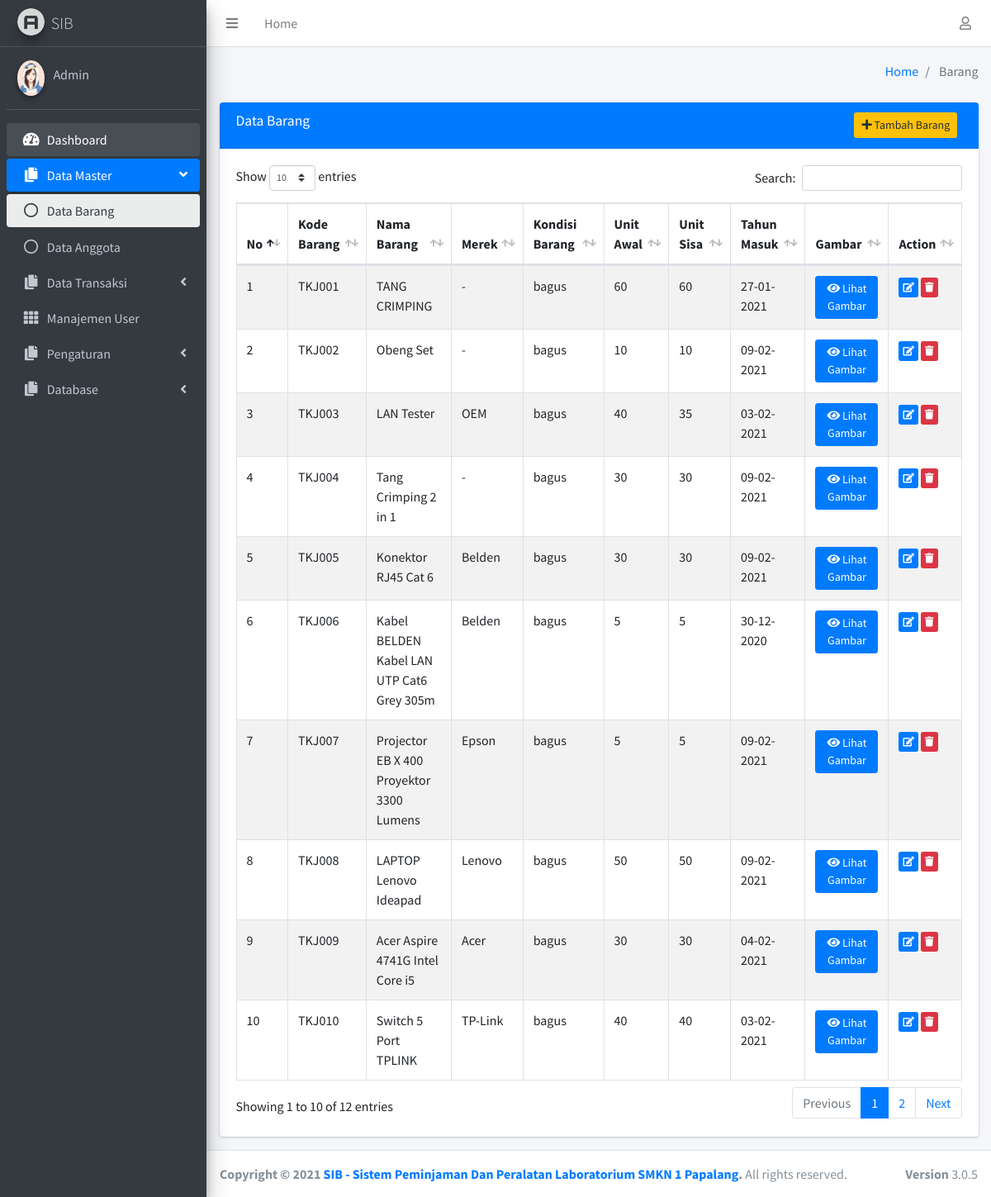
The page /admin/barang.php (signed in) on the database its author committed.
### tables this page shows
CREATE TABLE `barang` (
  `id_barang` int(11) NOT NULL,
  `kodebarang` varchar(100) NOT NULL,
  `namabarang` varchar(100) NOT NULL,
  `kondisibarang` varchar(300) NOT NULL,
  `merek` varchar(100) NOT NULL,
  `stok` varchar(100) NOT NULL,
  `stoksisa` varchar(200) NOT NULL,
  `tahun` varchar(100) NOT NULL,
  `gambar` varchar(200) NOT NULL,
  `jurusan` varchar(100) NOT NULL
);

### admin/barang.php (the view, shortened to what this page needs)
<?php
$halaman = 'barang';
include "global_header.php";
$level = $_SESSION['level'];
?>
<div class="content">
    <div class="container-fluid">
        <div class="row">
            <div class="col-lg-12">
                <div class="card card-primary">
                    <div class="card-header">
                        <h3 class="card-title">Data Barang</h3>
                        <a style="text-align: right;" class="btn bg-yellow btn-sm offset-md-9" href="tambahbarang"> <i
                                class="fa fa-plus"></i> Tambah Barang</a>
                    </div>
                    <div class="card-body">
                        <table id="example1" class="table table-bordered table-striped">
                            <thead>
                                <tr>
                                    <th>No</th>
                                    <th>Kode Barang</th>
                                    <th>Nama Barang</th>
                                    <th>Merek</th>
                                    <th>Kondisi Barang</th>
                                    <th>Unit Awal</th>
                                    <th>Unit Sisa</th>
                                    <th>Tahun Masuk</th>
                                    <th>Gambar</th>
                                    <th>Action</th>
                                </tr>
                            </thead>
                            <tbody>
                                <?php
                                if($level === 'Administrator'){
                                    $query = $koneksi->query("SELECT * FROM barang");
                                }else if($level === 'TKJ'){
                                    $query = $koneksi->query("SELECT * FROM barang WHERE jurusan = 'TKJ'");
                                }else if($level === 'TAV'){
                                    $query = $koneksi->query("SELECT * FROM barang WHERE jurusan = 'TAV'");
                                }else if($level === 'TPHP'){
                                    $query = $koneksi->query("SELECT * FROM barang WHERE jurusan = 'TPHP'");
                                }else if($level === 'TBSM'){
                                    $query = $koneksi->query("SELECT * FROM barang WHERE jurusan = 'TBSM'");
                                }else if($level === 'TKR'){
                                    $query = $koneksi->query("SELECT * FROM barang WHERE jurusan = 'TKR'");
                                }else if($level === 'TLAS'){
                                    $query = $koneksi->query("SELECT * FROM barang WHERE jurusan = 'TLAS'");
                                }else if($level === 'DPIB'){
                                    $query = $koneksi->query("SELECT * FROM barang WHERE jurusan = 'DPIB'");
                                }
                        $nomor_urut = 1;
                        foreach ($query as $data) : ?>
                                <tr>
                                    <td><?= $nomor_urut; ?></td>
                                    <td><?= $data['kodebarang']; ?></td>
                                    <td><?= $data['namabarang']; ?></td>
                                    <td><?= $data['merek']; ?></td>
                                    <td><?= $data['kondisibarang']; ?></td>
                                    <td><?= $data['stok']; ?></td>
                                    <td><?= $data['stoksisa']; ?></td>
                                    <td><?= $data['tahun']; ?></td>
                                    <td>
                                        <?php echo "<a  class='btn btn-primary btn-sm' href='#largeModal' class='btn btn-default btn-small' id='custId' data-toggle='modal' data-id=" . $data['id_barang'] . "><i class='fa fa-eye'></i> Lihat Gambar</a>"; ?>
                                    </td>
                                    <td>
                                        <a href="editbarang?id=<?= $data['id_barang'];?>"
                                            class="btn btn-primary btn-xs"><i class="fa fa-edit"></i></a>
                                        <a href="hapusbarang?id=<?= $data['id_barang']; ?>"
                                            class="btn btn-danger btn-xs tombol-hapus" data-toggle="tooltip" data-placement="top"
                                            title="" data-original-title="Hapus"><i class="fa fa-trash"></i></a>
                                    </td>
                                </tr>
                                <?php
                                                    $nomor_urut++;
                                                endforeach; ?>
                            </tbody>
                        </table>
                    </div>
                </div>
            </div>
        </div>
    </div>
</div>
</div>
<?php include "global_footer.php"; ?>

### admin/global_header.php (shortened to what this page needs)
<?php
$level = $_SESSION['level'];
?>
<!DOCTYPE html>
<html lang="en">
<head>
  <link rel="stylesheet" href="../assets/plugins/fontawesome-free/css/all.min.css">
  <link rel="stylesheet" href="http://code.ionicframework.com/ionicons/2.0.1/css/ionicons.min.css">
  <link rel="stylesheet" href="../assets/plugins/datatables-bs4/css/dataTables.bootstrap4.min.css">
  <link rel="stylesheet" href="../assets/plugins/datatables-responsive/css/responsive.bootstrap4.min.css">
  <link rel="stylesheet" href="../assets/dist/css/adminlte.min.css">
  <link rel="stylesheet" href="../assets/plugins/daterangepicker/daterangepicker.css">
  <link rel="stylesheet" href="../assets/plugins/select2/css/select2.min.css">
   <link rel="stylesheet" href="../assets/plugins/tempusdominus-bootstrap-4/css/tempusdominus-bootstrap-4.min.css">
</head>
<body class="hold-transition sidebar-mini">
  <div class="wrapper">
    <nav class="main-header navbar navbar-expand navbar-white navbar-light">
      <ul class="navbar-nav">
        <li class="nav-item">
          <a class="nav-link" data-widget="pushmenu" href="#" role="button"><i class="fas fa-bars"></i></a>
        </li>
        <li class="nav-item d-none d-sm-inline-block">
          <a href="index" class="nav-link">Home</a>
        </li>
      </ul>
      <ul class="navbar-nav ml-auto">
        <li class="nav-item dropdown">
          <a class="nav-link" data-toggle="dropdown" href="#">
            <i class="far fa-user"></i>
          </a>
        </li>
      </ul>
    </nav>
    <aside class="main-sidebar sidebar-dark-primary elevation-4">
      <a href="index" class="brand-link">
        <img src="../assets/dist/img/AdminLTELogo.png" alt="AdminLTE Logo" class="brand-image img-circle elevation-3"
          style="opacity: .8">
        <span class="brand-text font-weight-light">SIB</span>
      </a>
      <div class="sidebar">
        <div class="user-panel mt-3 pb-3 mb-3 d-flex">
          <div class="image">
            <img src="./img/user/<?= ucfirst($_SESSION['gambar']); ?>" class="img-circle elevation-2" alt="User Image">
          </div>
          <div class="info">
            <a href="index" class="d-block"><?= ucfirst($_SESSION['nama_lengkap']); ?></a>
          </div>
        </div>
        <?php include 'global_navigasi.php';?>

### admin/global_navigasi.php (shortened to what this page needs)
<nav class="mt-2">
    <ul class="nav nav-pills nav-sidebar flex-column" data-widget="treeview" role="menu" data-accordion="false">
        <li class="nav-item has-treeview menu-open">
            <a href="index" class="nav-link <?php if($halaman == 'dashboard') echo"active" ?>">
                <i class="nav-icon fas fa-tachometer-alt"></i>
                <p>
                    Dashboard
                </p>
            </a>
        </li>
        <li
            class="nav-item has-treeview <?php if($halaman == 'barang' or $halaman == 'Tambah Barang' or $halaman == 'uploadfoto' or $halaman == 'profil' or $halaman == 'anggota' or $halaman == 'Tambah Anggota') echo 'menu-open'?>">
            <a href="#"
                class="nav-link <?php if($halaman == 'barang' or $halaman == 'Tambah Barang' or $halaman == 'uploadfoto' or $halaman == 'profil' or $halaman == 'anggota' or $halaman == 'Tambah Anggota') echo "active" ?>">
                <i class="nav-icon fas fa-copy"></i>
                <p>
                    Data Master
                    <i class="fas fa-angle-left right"></i>
                </p>
            </a>
            <ul class="nav nav-treeview">
                <li class="nav-item">
                    <a href="barang" class="nav-link <?php if($halaman == 'barang' or $halaman == 'Tambah Barang') echo "active" ?>">
                        <i class="far fa-circle nav-icon"></i>
                        <p>Data Barang</p>
                    </a>
                    <a href="anggota" class="nav-link <?php if($halaman == 'anggota' or $halaman == 'Tambah Anggota') echo "active" ?>">
                        <i class="far fa-circle nav-icon"></i>
                        <p>Data Anggota</p>
                    </a>
                </li>
            </ul>
        </li>
        <li
            class="nav-item has-treeview <?php if($halaman == 'Transaksi' or $halaman == 'Transaksi Barang Masuk' or $halaman == 'Transaksi Barang Keluar' or $halaman == 'Tambah Barang Keluar') echo 'menu-open'?>">
            <a href="#"
                class="nav-link <?php if($halaman == 'Transaksi' or $halaman == 'Transaksi Barang Masuk' or $halaman == 'Transaksi Barang Keluar' or $halaman == 'Tambah Barang Keluar') echo "active" ?>">
                <i class="nav-icon fas fa-copy"></i>
                <p>
                    Data Transaksi
                    <i class="fas fa-angle-left right"></i>
                </p>
            </a>
        </li>
        <?php
        if ($level === 'Administrator'){ ?>
            <li class="nav-item">
            <a href="users" class="nav-link <?php if($halaman == 'Manajemen Users') echo"active" ?>">
                <i class="nav-icon fas fa-th"></i>
                <p>
                    Manajemen User
                </p>
            </a>
        </li>
        <?php } else {
        }
        ?>
        <li
            class="nav-item has-treeview <?php if($halaman == 'setting' or $halaman == 'uploadfoto' or $halaman == 'profil') echo 'menu-open'?>">
            <a href="#"
                class="nav-link <?php if($halaman == 'setting' or $halaman == 'uploadfoto' or $halaman == 'profil') echo "active" ?>">
                <i class="nav-icon fas fa-copy"></i>
                <p>
                    Pengaturan
                    <i class="fas fa-angle-left right"></i>
                </p>
            </a>
        </li>
        <?php
        if ($level === 'Administrator'){ ?>
        <li
            class="nav-item has-treeview <?php if($halaman == 'database' or $halaman == 'Import' or $halaman == 'Export' or $halaman == 'Hapus Tabel/Datbase') echo 'menu-open'?>">
            <a href="#"
                class="nav-link <?php if($halaman == 'database' or $halaman == 'Import' or $halaman == 'Export' or $halaman == 'Hapus Tabel/Datbase') echo "active" ?>">
                <i class="nav-icon fas fa-copy"></i>
                <p>
                    Database
                    <i class="fas fa-angle-left right"></i>
                </p>
            </a>
        </li>
        <?php } ?>
    </ul>
</nav>
</div>
</aside>
<div class="content-wrapper">
    <div class="content-header">
        <div class="container-fluid">
            <div class="row mb-2">
                <div class="col-sm-6">
                </div>
                <div class="col-sm-6">
                    <ol class="breadcrumb float-sm-right">
                        <li class="breadcrumb-item"><a href="index">Home</a></li>
                        <li class="breadcrumb-item active"> <?php echo ucfirst($halaman); ?></li>
                    </ol>
                </div>
            </div>
        </div>
    </div>

### admin/global_footer.php (shortened to what this page needs)
<footer class="main-footer">
  <strong>Copyright &copy; 2021 <a href="">SIB - Sistem Peminjaman Dan Peralatan Laboratorium SMKN 1 Papalang</a>.</strong> All rights
  reserved.
  <div class="float-right d-none d-sm-inline-block">
    <b>Version</b> 3.0.5
  </div>
</footer>
</div>
</body>
</html>

### rows shown on the page
barang: kodebarang "TKJ001", namabarang "TANG CRIMPING", merek "-", kondisibarang "bagus", stok "60", stoksisa "60", tahun "27-01-2021"
barang: kodebarang "TKJ002", namabarang "Obeng Set", merek "-", kondisibarang "bagus", stok "10", stoksisa "10", tahun "09-02-2021"
barang: kodebarang "TKJ003", namabarang "LAN Tester", merek "OEM", kondisibarang "bagus", stok "40", stoksisa "35", tahun "03-02-2021"
barang: kodebarang "TKJ004", namabarang "Tang Crimping 2 in 1", merek "-", kondisibarang "bagus", stok "30", stoksisa "30", tahun "09-02-2021"
barang: kodebarang "TKJ005", namabarang "Konektor RJ45 Cat 6", merek "Belden", kondisibarang "bagus", stok "30", stoksisa "30", tahun "09-02-2021"
barang: kodebarang "TKJ006", namabarang "Kabel BELDEN Kabel LAN UTP Cat6 Grey 305m", merek "Belden", kondisibarang "bagus", stok "5", stoksisa "5", tahun "30-12-2020"
barang: kodebarang "TKJ007", namabarang "Projector EB X 400 Proyektor 3300 Lumens", merek "Epson", kondisibarang "bagus", stok "5", stoksisa "5", tahun "09-02-2021"
barang: kodebarang "TKJ008", namabarang "LAPTOP Lenovo Ideapad", merek "Lenovo", kondisibarang "bagus", stok "50", stoksisa "50", tahun "09-02-2021"
barang: kodebarang "TKJ009", namabarang "Acer Aspire 4741G Intel Core i5", merek "Acer", kondisibarang "bagus", stok "30", stoksisa "30", tahun "04-02-2021"
barang: kodebarang "TKJ010", namabarang "Switch 5 Port TPLINK", merek "TP-Link", kondisibarang "bagus", stok "40", stoksisa "40", tahun "03-02-2021"

### other values the page prints
$_SESSION['nama_lengkap'] "Admin"
$halaman "Barang"
